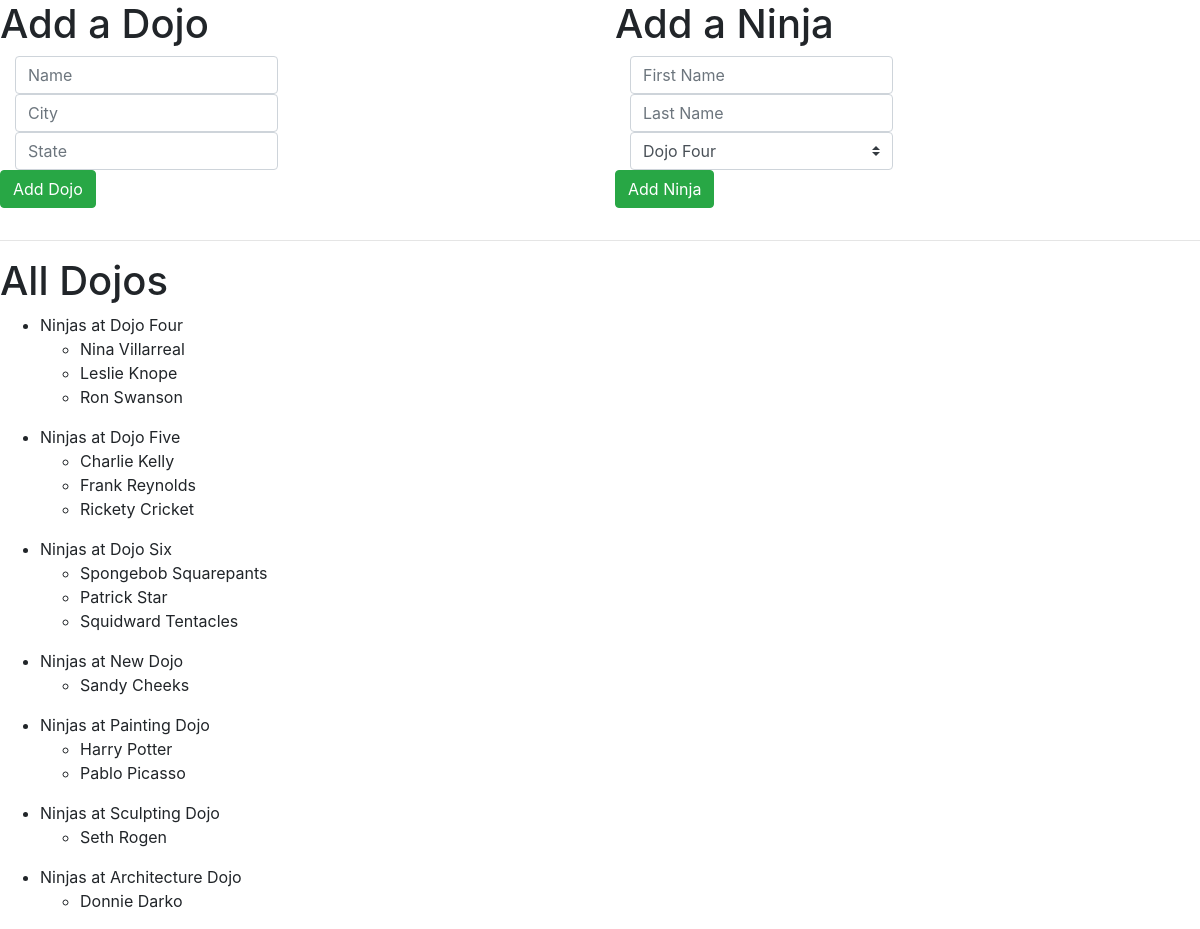
The page / on the database its author committed.
### dojo_ninjas_app/models.py (models this page shows)
class Dojo(models.Model):
    name = models.CharField(max_length=255)
    city = models.CharField(max_length=255)
    state = models.CharField(max_length=255)
    desc = models.TextField(default='old dojo')
    created_at = models.DateTimeField(auto_now_add=True)
    updated_at = models.DateTimeField(auto_now=True)

class Ninja(models.Model):
    first_name = models.CharField(max_length=255)
    last_name = models.CharField(max_length=255)
    dojo = models.ForeignKey(Dojo, related_name='ninjas', on_delete=models.CASCADE)
    created_at = models.DateTimeField(auto_now_add=True)
    updated_at = models.DateTimeField(auto_now=True)
    def __str__(self):
        return '{} {}'.format(self.first_name, self.last_name)

### dojo_ninjas_app/views.py (the view)
# urls.py: path('', views.index),
def index(request):
    context = {
        'dojos': Dojo.objects.all(),
    }
    return render(request, 'index.html', context)

### dojo_ninjas_app/templates/index.html (shortened to what this page needs)
<!DOCTYPE html>
<html lang="en">
<head>
    <link rel="stylesheet" href="https://maxcdn.bootstrapcdn.com/bootstrap/4.0.0/css/bootstrap.min.css">
</head>
<body>
    <div class="row">
        <div class="col-6">
            <h1>Add a Dojo</h1>
            <form class="form-group" action="/dojo/create" method="POST">
                <div class="col-6">
                    <input class="form-control" type="text" placeholder="Name" name="name">
                </div>
                <div class="col-6">
                    <input class="form-control" type="text" placeholder="City" name="city">
                </div>
                <div class="col-6">
                    <input class="form-control" type="text" placeholder="State" name="state">
                </div>
                <button class="btn btn-success" type="submit">Add Dojo</button>
            </form>
        </div>
        <div class="col-6">
            <h1>Add a Ninja</h1>
            <form class="form-group" action="/ninja/create" method="POST">
                <div class="col-6">
                    <input class="form-control" type="text" placeholder="First Name" name="first_name">
                </div>
                <div class="col-6">
                    <input class="form-control" type="text" placeholder="Last Name" name="last_name">
                </div>
                <div class="col-6">
                    <select class="custom-select mr-sm-2" id="inlineFormCustomSelect" name="dojo">
                        {% for dojo in dojos %}
                        <option value="{{ dojo.id }}">{{dojo.name}}</option>
                        {% endfor %}
                    </select>
                </div>
                <button class="btn btn-success" type="submit">Add Ninja</button>
            </form>
        </div>
    </div>
    <hr>
    <h1>All Dojos</h1>
    {% for dojo in dojos %}
    <ul>
        <li>Ninjas at {{dojo.name}}
            {% for ninja in dojo.ninjas.all %}
            <ul>
                <li>{{ninja}}</li>
            </ul>
            {% endfor %}
        </li>
    </ul>
    {% endfor %}
</body>
</html>

### rows shown on the page
Dojo: name "Dojo Four"
Ninja: first_name+last_name "Nina Villarreal"
Ninja: first_name+last_name "Leslie Knope"
Ninja: first_name+last_name "Ron Swanson"
Dojo: name "Dojo Five"
Ninja: first_name+last_name "Charlie Kelly"
Ninja: first_name+last_name "Frank Reynolds"
Ninja: first_name+last_name "Rickety Cricket"
Dojo: name "Dojo Six"
Ninja: first_name+last_name "Spongebob Squarepants"
Ninja: first_name+last_name "Patrick Star"
Ninja: first_name+last_name "Squidward Tentacles"
Dojo: name "New Dojo"
Ninja: first_name+last_name "Sandy Cheeks"
Dojo: name "Painting Dojo"
Ninja: first_name+last_name "Harry Potter"
Ninja: first_name+last_name "Pablo Picasso"
Dojo: name "Sculpting Dojo"
Ninja: first_name+last_name "Seth Rogen"
Dojo: name "Architecture Dojo"
Ninja: first_name+last_name "Donnie Darko"

### other values the page prints
form field dojo "Dojo Four"
